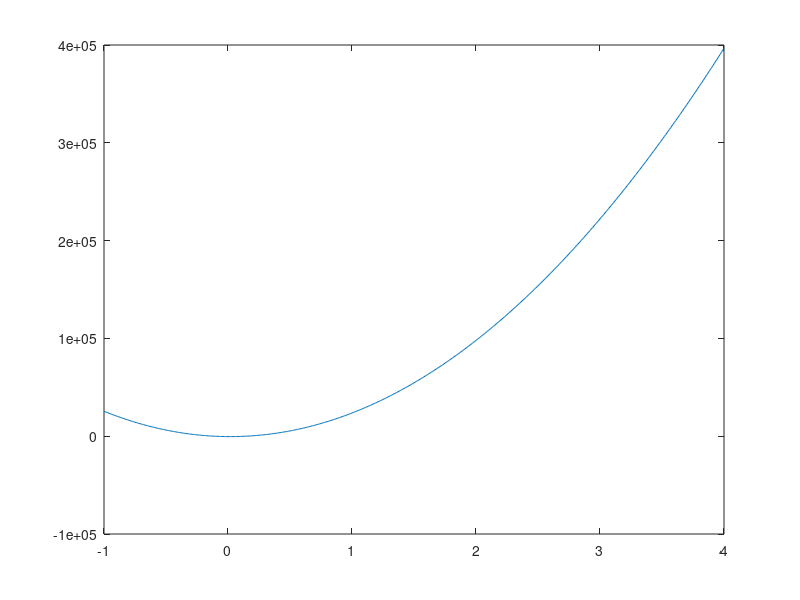

The MATLAB script that drew this image:
clear all;
clc;

k1 = 50000; % g/s^2
g = 9.81; % m/s^2
m = 90; % g
k2 = 40; % g/s^2*m^1/2
h = 0.45;% m 

xg = [-1:(0.01):4];
y = ((2*k2*(xg.^(5/2)))/5) + ((1/2)*k1*(xg.^2)) - m*g*xg - m*g*h;
plot(xg,y);